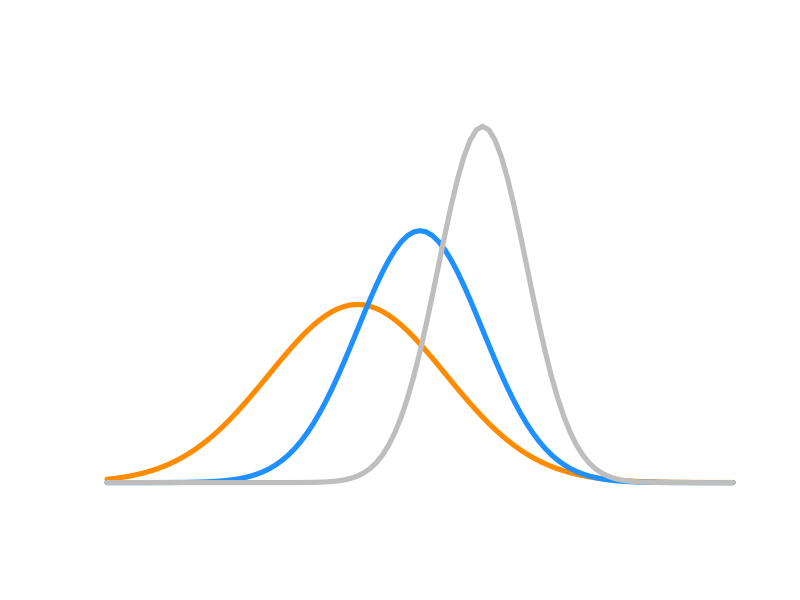

Write R code to recreate this figure.
thickness = 5
dev.off()
par(bg=NA) 
plot(
  1,
  type = "n",
  xlab = "",
  ylab = "",
  xlim = c(0, 10),
  ylim = c(0, 0.61),
  axes = FALSE,
  frame.plot = FALSE
)
curve(dnorm(x, mean = 4, sd = sqrt(2)), col = "darkorange", add = TRUE, lwd = thickness)
curve(dnorm(x, mean = 5, sd = sqrt(1)), col = "dodgerblue", add = TRUE, lwd = thickness)
curve(dnorm(x, mean = 6, sd = sqrt(0.5)), col = "grey", add = TRUE, lwd = thickness)

# http://realfavicongenerator.net/